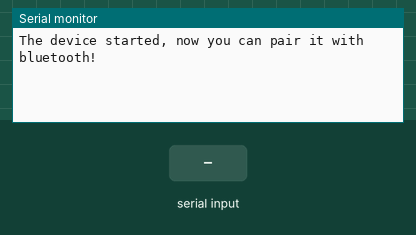
Bench run of a sketch on a simulated ESP32. Parts: the last lines printed to the serial monitor. The test bench sets the inputs (shaded band). Nothing arrives over Bluetooth unless stated.

Above: at 1.2 s.
1.3 s: "1\n" received over the second serial link
At 2.0 s:
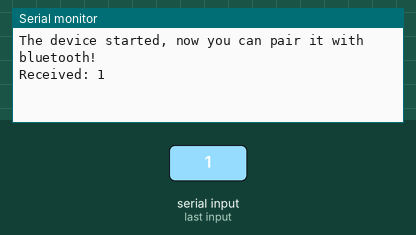
2.8 s: "0\n" received over the second serial link
At 3.4 s:
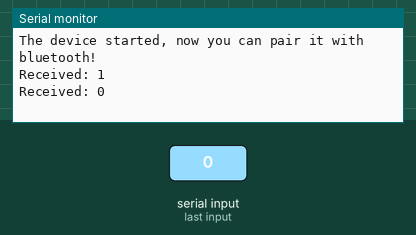
4.3 s: "2\n" received over the second serial link
At 5.4 s:
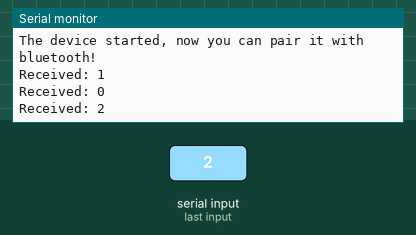

Measured:
- after the input at 1.3 s, the serial monitor: prints a new line at once (image 1)
- after the input at 2.8 s, the serial monitor: prints a new line at once (image 2)
- after the input at 4.3 s, the serial monitor: prints a new line at once (image 3)

The sketch:

bluutooth.ino
```cpp
#include "BluetoothSerial.h"

// ตรวจสอบว่าเปิดใช้งาน Bluetooth หรือไม่
#if !defined(CONFIG_BT_ENABLED) || !defined(CONFIG_BLUEDROID_ENABLED)
#error Bluetooth is not enabled! Please run `make menuconfig` to and enable it
#endif

BluetoothSerial SerialBT;

void setup() {
  Serial.begin(115200);
  // ตั้งชื่อ Bluetooth ของ ESP32
  SerialBT.begin("ESP32_Bluetooth");
  Serial.println("The device started, now you can pair it with bluetooth!");
}

void loop() {
  // ถ้ามีข้อมูลส่งมาจาก Notebook (Bluetooth)
  if (SerialBT.available()) {
    String dataIn = SerialBT.readStringUntil('\n'); // อ่านข้อมูลจนเจอตัวขึ้นบรรทัดใหม่
    Serial.print("Received: ");
    Serial.println(dataIn);

    // ส่งข้อมูลกลับไปยัง Notebook
    SerialBT.println("Echo from ESP32: " + dataIn);
  }
  delay(20);
}
```
